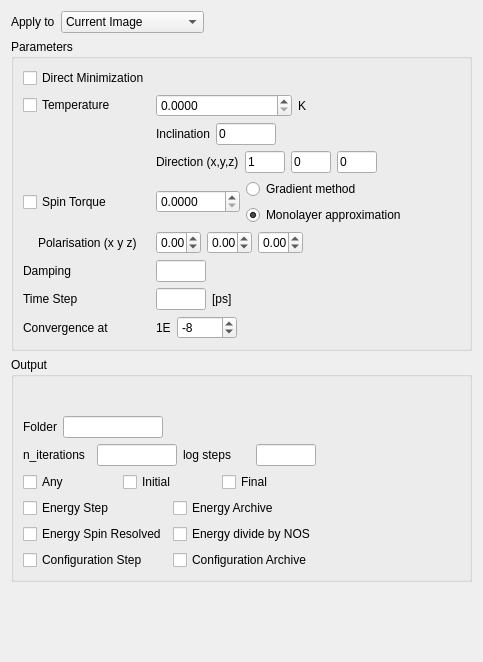
         <widget class="QWidget" name="page_3">
          <property name="geometry">
           <rect>
            <x>0</x>
            <y>0</y>
            <width>483</width>
            <height>662</height>
           </rect>
          </property>
          <property name="sizePolicy">
           <sizepolicy hsizetype="Preferred" vsizetype="Preferred">
            <horstretch>0</horstretch>
            <verstretch>0</verstretch>
           </sizepolicy>
          </property>
          <property name="minimumSize">
           <size>
            <width>0</width>
            <height>0</height>
           </size>
          </property>
          <attribute name="label">
           <string>LLG</string>
          </attribute>
          <layout class="QGridLayout" name="gridLayout_2">
           <item row="4" column="0">
            <widget class="QGroupBox" name="groupBox">
             <property name="minimumSize">
              <size>
               <width>0</width>
               <height>0</height>
              </size>
             </property>
             <property name="title">
              <string>Parameters</string>
             </property>
             <layout class="QGridLayout" name="gridLayout_5">
              <item row="6" column="0">
               <layout class="QGridLayout" name="gridLayout_91">
                <item row="0" column="1">
                 <widget class="QLabel" name="label_71">
                  <property name="text">
                   <string>Polarisation (x y z)</string>
                  </property>
                 </widget>
                </item>
                <item row="0" column="0">
                 <spacer name="horizontalSpacer_47">
                  <property name="orientation">
                   <enum>Qt::Horizontal</enum>
                  </property>
                  <property name="sizeType">
                   <enum>QSizePolicy::Minimum</enum>
                  </property>
                  <property name="sizeHint" stdset="0">
                   <size>
                    <width>15</width>
                    <height>20</height>
                   </size>
                  </property>
                 </spacer>
                </item>
               </layout>
              </item>
              <item row="2" column="0">
               <widget class="QCheckBox" name="checkBox_llg_temperature">
                <property name="text">
                 <string>Temperature</string>
                </property>
               </widget>
              </item>
              <item row="4" column="1">
               <layout class="QGridLayout" name="gridLayout_17">
                <item row="1" column="1">
                 <widget class="QLineEdit" name="lineEdit_llg_temperature_dir_x">
                  <property name="maximumSize">
                   <size>
                    <width>40</width>
                    <height>16777215</height>
                   </size>
                  </property>
                  <property name="text">
                   <string>1</string>
                  </property>
                 </widget>
                </item>
                <item row="1" column="3">
                 <widget class="QLineEdit" name="lineEdit_llg_temperature_dir_z">
                  <property name="maximumSize">
                   <size>
                    <width>40</width>
                    <height>16777215</height>
                   </size>
                  </property>
                  <property name="text">
                   <string>0</string>
                  </property>
                 </widget>
                </item>
                <item row="1" column="2">
                 <widget class="QLineEdit" name="lineEdit_llg_temperature_dir_y">
                  <property name="maximumSize">
                   <size>
                    <width>40</width>
                    <height>16777215</height>
                   </size>
                  </property>
                  <property name="text">
                   <string>0</string>
                  </property>
                 </widget>
                </item>
                <item row="1" column="0">
                 <widget class="QLabel" name="label_10">
                  <property name="maximumSize">
                   <size>
                    <width>100</width>
                    <height>16777215</height>
                   </size>
                  </property>
                  <property name="text">
                   <string>Direction (x,y,z)</string>
                  </property>
                 </widget>
                </item>
                <item row="1" column="4">
                 <spacer name="horizontalSpacer_11">
                  <property name="orientation">
                   <enum>Qt::Horizontal</enum>
                  </property>
                  <property name="sizeHint" stdset="0">
                   <size>
                    <width>40</width>
                    <height>20</height>
                   </size>
                  </property>
                 </spacer>
                </item>
               </layout>
              </item>
              <item row="10" column="0">
               <widget class="QLabel" name="label_4">
                <property name="text">
                 <string>Convergence at</string>
                </property>
               </widget>
              </item>
              <item row="2" column="2">
               <spacer name="horizontalSpacer_49">
                <property name="orientation">
                 <enum>Qt::Horizontal</enum>
                </property>
                <property name="sizeHint" stdset="0">
                 <size>
                  <width>40</width>
                  <height>20</height>
                 </size>
                </property>
               </spacer>
              </item>
              <item row="9" column="0">
               <widget class="QLabel" name="label_31">
                <property name="text">
                 <string>Time Step</string>
                </property>
               </widget>
              </item>
              <item row="6" column="1">
               <layout class="QGridLayout" name="gridLayout_90">
                <item row="0" column="0">
                 <widget class="QDoubleSpinBox" name="doubleSpinBox_llg_stt_polarisation_x">
                  <property name="maximumSize">
                   <size>
                    <width>45</width>
                    <height>16777215</height>
                   </size>
                  </property>
                  <property name="decimals">
                   <number>3</number>
                  </property>
                  <property name="minimum">
                   <double>-100.000000000000000</double>
                  </property>
                  <property name="maximum">
                   <double>100.000000000000000</double>
                  </property>
                 </widget>
                </item>
                <item row="0" column="1">
                 <widget class="QDoubleSpinBox" name="doubleSpinBox_llg_stt_polarisation_y">
                  <property name="maximumSize">
                   <size>
                    <width>45</width>
                    <height>16777215</height>
                   </size>
                  </property>
                  <property name="decimals">
                   <number>3</number>
                  </property>
                  <property name="minimum">
                   <double>-100.000000000000000</double>
                  </property>
                  <property name="maximum">
                   <double>100.000000000000000</double>
                  </property>
                 </widget>
                </item>
                <item row="0" column="2">
                 <widget class="QDoubleSpinBox" name="doubleSpinBox_llg_stt_polarisation_z">
                  <property name="maximumSize">
                   <size>
                    <width>45</width>
                    <height>16777215</height>
                   </size>
                  </property>
                  <property name="decimals">
                   <number>3</number>
                  </property>
                  <property name="minimum">
                   <double>-100.000000000000000</double>
                  </property>
                  <property name="maximum">
                   <double>100.000000000000000</double>
                  </property>
                 </widget>
                </item>
                <item row="0" column="3">
                 <spacer name="horizontalSpacer_57">
                  <property name="orientation">
                   <enum>Qt::Horizontal</enum>
                  </property>
                  <property name="sizeHint" stdset="0">
                   <size>
                    <width>40</width>
                    <height>20</height>
                   </size>
                  </property>
                 </spacer>
                </item>
               </layout>
              </item>
              <item row="1" column="0">
               <widget class="QCheckBox" name="checkBox_llg_direct">
                <property name="text">
                 <string>Direct Minimization</string>
                </property>
               </widget>
              </item>
              <item row="2" column="1">
               <layout class="QGridLayout" name="gridLayout_89">
                <item row="0" column="2">
                 <widget class="QDoubleSpinBox" name="doubleSpinBox_llg_temperature">
                  <property name="decimals">
                   <number>4</number>
                  </property>
                  <property name="maximum">
                   <double>1000.000000000000000</double>
                  </property>
                 </widget>
                </item>
                <item row="0" column="3">
                 <widget class="QLabel" name="label_72">
                  <property name="text">
                   <string>K</string>
                  </property>
                 </widget>
                </item>
               </layout>
              </item>
              <item row="7" column="0">
               <widget class="QLabel" name="label_3">
                <property name="text">
                 <string>Damping</string>
                </property>
               </widget>
              </item>
              <item row="7" column="1">
               <widget class="QLineEdit" name="lineEdit_Damping">
                <property name="minimumSize">
                 <size>
                  <width>40</width>
                  <height>0</height>
                 </size>
                </property>
                <property name="maximumSize">
                 <size>
                  <width>50</width>
                  <height>16777215</height>
                 </size>
                </property>
               </widget>
              </item>
              <item row="9" column="1">
               <layout class="QGridLayout" name="gridLayout_92">
                <item row="0" column="0">
                 <widget class="QLineEdit" name="lineEdit_dt">
                  <property name="minimumSize">
                   <size>
                    <width>40</width>
                    <height>0</height>
                   </size>
                  </property>
                  <property name="maximumSize">
                   <size>
                    <width>50</width>
                    <height>16777215</height>
                   </size>
                  </property>
                 </widget>
                </item>
                <item row="0" column="1">
                 <widget class="QLabel" name="label_41">
                  <property name="text">
                   <string>[ps]</string>
                  </property>
                 </widget>
                </item>
                <item row="0" column="2">
                 <spacer name="horizontalSpacer_48">
                  <property name="orientation">
                   <enum>Qt::Horizontal</enum>
                  </property>
                  <property name="sizeHint" stdset="0">
                   <size>
                    <width>40</width>
                    <height>20</height>
                   </size>
                  </property>
                 </spacer>
                </item>
               </layout>
              </item>
              <item row="5" column="0">
               <widget class="QCheckBox" name="checkBox_llg_stt">
                <property name="text">
                 <string>Spin Torque</string>
                </property>
               </widget>
              </item>
              <item row="5" column="1">
               <layout class="QGridLayout" name="gridLayout_65">
                <item row="0" column="1">
                 <widget class="QDoubleSpinBox" name="doubleSpinBox_llg_stt_magnitude">
                  <property name="decimals">
                   <number>4</number>
                  </property>
                  <property name="maximum">
                   <double>1000.000000000000000</double>
                  </property>
                  <property name="singleStep">
                   <double>0.100000000000000</double>
                  </property>
                 </widget>
                </item>
                <item row="0" column="3">
                 <spacer name="horizontalSpacer_46">
                  <property name="orientation">
                   <enum>Qt::Horizontal</enum>
                  </property>
                  <property name="sizeHint" stdset="0">
                   <size>
                    <width>40</width>
                    <height>20</height>
                   </size>
                  </property>
                 </spacer>
                </item>
                <item row="0" column="2">
                 <layout class="QGridLayout" name="gridLayout_16">
                  <item row="0" column="0">
                   <widget class="QRadioButton" name="radioButton_stt_gradient">
                    <property name="text">
                     <string>Gradient method</string>
                    </property>
                    <property name="checked">
                     <bool>false</bool>
                    </property>
                   </widget>
                  </item>
                  <item row="1" column="0">
                   <widget class="QRadioButton" name="radioButton_stt_monolayer">
                    <property name="text">
                     <string>Monolayer approximation</string>
                    </property>
                    <property name="checked">
                     <bool>true</bool>
                    </property>
                   </widget>
                  </item>
                 </layout>
                </item>
               </layout>
              </item>
              <item row="3" column="1">
               <layout class="QGridLayout" name="gridLayout_20">
                <item row="1" column="0">
                 <widget class="QLabel" name="label_9">
                  <property name="maximumSize">
                   <size>
                    <width>60</width>
                    <height>16777215</height>
                   </size>
                  </property>
                  <property name="text">
                   <string>Inclination</string>
                  </property>
                 </widget>
                </item>
                <item row="1" column="1">
                 <widget class="QLineEdit" name="lineEdit_llg_temperature_inclination">
                  <property name="maximumSize">
                   <size>
                    <width>60</width>
                    <height>16777215</height>
                   </size>
                  </property>
                  <property name="text">
                   <string>0</string>
                  </property>
                 </widget>
                </item>
                <item row="1" column="2">
                 <spacer name="horizontalSpacer_10">
                  <property name="orientation">
                   <enum>Qt::Horizontal</enum>
                  </property>
                  <property name="sizeHint" stdset="0">
                   <size>
                    <width>40</width>
                    <height>20</height>
                   </size>
                  </property>
                 </spacer>
                </item>
               </layout>
              </item>
              <item row="10" column="1">
               <layout class="QGridLayout" name="gridLayout_9">
                <item row="0" column="0">
                 <widget class="QLabel" name="label_5">
                  <property name="maximumSize">
                   <size>
                    <width>15</width>
                    <height>16777215</height>
                   </size>
                  </property>
                  <property name="text">
                   <string>1E</string>
                  </property>
                 </widget>
                </item>
                <item row="0" column="1">
                 <widget class="QSpinBox" name="spinBox_llg_convergence">
                  <property name="minimumSize">
                   <size>
                    <width>60</width>
                    <height>0</height>
                   </size>
                  </property>
                  <property name="minimum">
                   <number>-20</number>
                  </property>
                  <property name="maximum">
                   <number>20</number>
                  </property>
                  <property name="value">
                   <number>-8</number>
                  </property>
                 </widget>
                </item>
                <item row="0" column="2">
                 <spacer name="horizontalSpacer_5">
                  <property name="orientation">
                   <enum>Qt::Horizontal</enum>
                  </property>
                  <property name="sizeHint" stdset="0">
                   <size>
                    <width>40</width>
                    <height>20</height>
                   </size>
                  </property>
                 </spacer>
                </item>
               </layout>
              </item>
             </layout>
            </widget>
           </item>
           <item row="8" column="0">
            <widget class="QGroupBox" name="groupBox_2">
             <property name="minimumSize">
              <size>
               <width>0</width>
               <height>0</height>
              </size>
             </property>
             <property name="title">
              <string>Output</string>
             </property>
             <layout class="QGridLayout" name="gridLayout_4">
              <item row="3" column="0">
               <layout class="QGridLayout" name="gridLayout_98">
                <item row="0" column="2">
                 <widget class="QCheckBox" name="checkBox_llg_output_final">
                  <property name="text">
                   <string>Final</string>
                  </property>
                 </widget>
                </item>
                <item row="0" column="1">
                 <widget class="QCheckBox" name="checkBox_llg_output_initial">
                  <property name="text">
                   <string>Initial</string>
                  </property>
                 </widget>
                </item>
                <item row="0" column="0">
                 <widget class="QCheckBox" name="checkBox_llg_output_any">
                  <property name="text">
                   <string>Any</string>
                  </property>
                 </widget>
                </item>
               </layout>
              </item>
              <item row="1" column="0">
               <layout class="QGridLayout" name="gridLayout_100">
                <item row="0" column="0">
                 <widget class="QLabel" name="label_73">
                  <property name="text">
                   <string>Folder</string>
                  </property>
                 </widget>
                </item>
                <item row="0" column="1">
                 <widget class="QLineEdit" name="lineEdit_llg_output_folder">
                  <property name="maximumSize">
                   <size>
                    <width>100</width>
                    <height>16777215</height>
                   </size>
                  </property>
                 </widget>
                </item>
                <item row="0" column="2">
                 <spacer name="horizontalSpacer_58">
                  <property name="orientation">
                   <enum>Qt::Horizontal</enum>
                  </property>
                  <property name="sizeHint" stdset="0">
                   <size>
                    <width>40</width>
                    <height>20</height>
                   </size>
                  </property>
                 </spacer>
                </item>
               </layout>
              </item>
              <item row="4" column="0">
               <layout class="QGridLayout" name="gridLayout_99">
                <item row="0" column="0">
                 <widget class="QCheckBox" name="checkBox_llg_output_energy_step">
                  <property name="text">
                   <string>Energy Step</string>
                  </property>
                 </widget>
                </item>
                <item row="2" column="1">
                 <widget class="QCheckBox" name="checkBox_llg_output_energy_divide">
                  <property name="text">
                   <string>Energy divide by NOS</string>
                  </property>
                 </widget>
                </item>
                <item row="0" column="1">
                 <widget class="QCheckBox" name="checkBox_llg_output_energy_archive">
                  <property name="text">
                   <string>Energy Archive</string>
                  </property>
                 </widget>
                </item>
                <item row="2" column="0">
                 <widget class="QCheckBox" name="checkBox_llg_output_energy_spin_resolved">
                  <property name="text">
                   <string>Energy Spin Resolved</string>
                  </property>
                 </widget>
                </item>
                <item row="3" column="0">
                 <widget class="QCheckBox" name="checkBox_llg_output_configuration_step">
                  <property name="text">
                   <string>Configuration Step</string>
                  </property>
                 </widget>
                </item>
                <item row="3" column="1">
                 <widget class="QCheckBox" name="checkBox_llg_output_configuration_archive">
                  <property name="text">
                   <string>Configuration Archive</string>
                  </property>
                 </widget>
                </item>
               </layout>
              </item>
              <item row="1" column="1">
               <spacer name="horizontalSpacer">
                <property name="orientation">
                 <enum>Qt::Horizontal</enum>
                </property>
                <property name="sizeHint" stdset="0">
                 <size>
                  <width>40</width>
                  <height>20</height>
                 </size>
                </property>
               </spacer>
              </item>
              <item row="2" column="0">
               <layout class="QGridLayout" name="gridLayout_8">
                <item row="0" column="1">
                 <widget class="QLineEdit" name="lineEdit_llg_n_iterations">
                  <property name="minimumSize">
                   <size>
                    <width>20</width>
                    <height>0</height>
                   </size>
                  </property>
                  <property name="maximumSize">
                   <size>
                    <width>80</width>
                    <height>16777215</height>
                   </size>
                  </property>
                 </widget>
                </item>
                <item row="0" column="0">
                 <widget class="QLabel" name="label_42">
                  <property name="text">
                   <string>n_iterations</string>
                  </property>
                 </widget>
                </item>
                <item row="0" column="2">
                 <widget class="QLabel" name="label_43">
                  <property name="text">
                   <string>log steps</string>
                  </property>
                 </widget>
                </item>
                <item row="0" column="3">
                 <widget class="QLineEdit" name="lineEdit_llg_log_steps">
                  <property name="maximumSize">
                   <size>
                    <width>60</width>
                    <height>16777215</height>
                   </size>
                  </property>
                 </widget>
                </item>
               </layout>
              </item>
              <item row="0" column="0">
               <spacer name="verticalSpacer">
                <property name="orientation">
                 <enum>Qt::Vertical</enum>
                </property>
                <property name="sizeType">
                 <enum>QSizePolicy::Fixed</enum>
                </property>
                <property name="sizeHint" stdset="0">
                 <size>
                  <width>20</width>
                  <height>30</height>
                 </size>
                </property>
               </spacer>
              </item>
             </layout>
            </widget>
           </item>
           <item row="9" column="0">
            <spacer name="verticalSpacer_3">
             <property name="orientation">
              <enum>Qt::Vertical</enum>
             </property>
             <property name="sizeHint" stdset="0">
              <size>
               <width>20</width>
               <height>40</height>
              </size>
             </property>
            </spacer>
           </item>
           <item row="0" column="0">
            <layout class="QGridLayout" name="gridLayout_39">
             <item row="0" column="1">
              <widget class="QLabel" name="label_33">
               <property name="maximumSize">
                <size>
                 <width>60</width>
                 <height>16777215</height>
                </size>
               </property>
               <property name="text">
                <string>Apply to</string>
               </property>
              </widget>
             </item>
             <item row="0" column="2">
              <widget class="QComboBox" name="comboBox_LLG_ApplyTo">
               <property name="minimumSize">
                <size>
                 <width>120</width>
                 <height>0</height>
                </size>
               </property>
               <item>
                <property name="text">
                 <string>Current Image</string>
                </property>
               </item>
               <item>
                <property name="text">
                 <string>Current Image Chain</string>
                </property>
               </item>
               <item>
                <property name="text">
                 <string>All Images</string>
                </property>
               </item>
              </widget>
             </item>
             <item row="0" column="3">
              <spacer name="horizontalSpacer_28">
               <property name="orientation">
                <enum>Qt::Horizontal</enum>
               </property>
               <property name="sizeHint" stdset="0">
                <size>
                 <width>40</width>
                 <height>20</height>
                </size>
               </property>
              </spacer>
             </item>
            </layout>
           </item>
          </layout>
         </widget>
